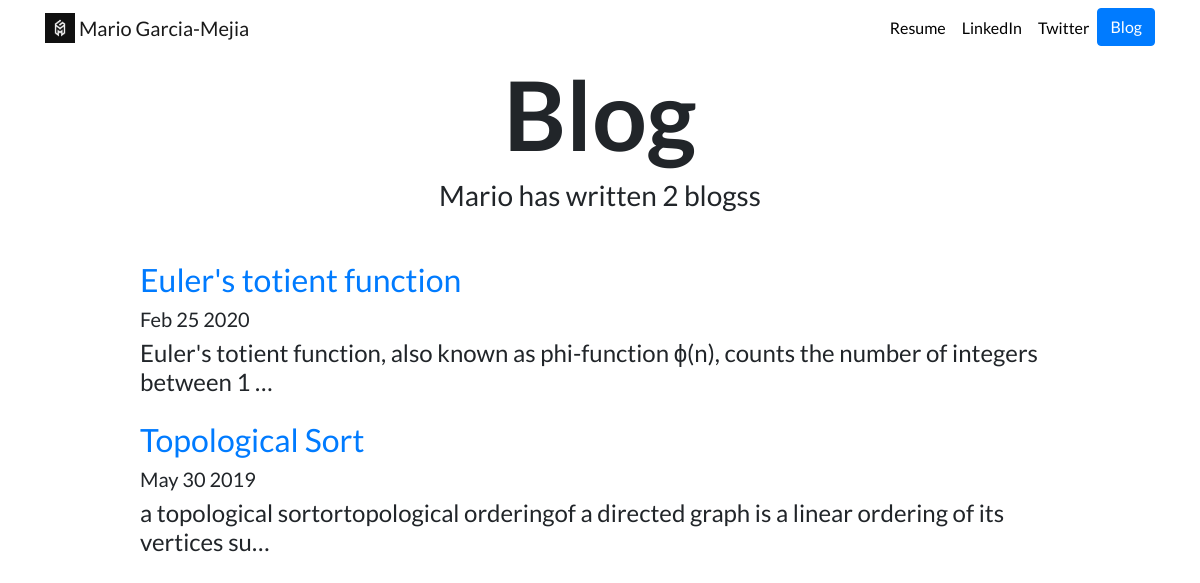
Screenshot of /blog/ with the database file from the repository.
### blog/models.py (models this page shows, shortened)
class Blog(models.Model):
    title = models.CharField(max_length = 200)
    description = models.CharField(max_length =250)
    date = models.DateField()

### blog/views.py (the view)
# urls.py: path('', views.all_blogs, name='all_blogs'),
def all_blogs(request):
    blogs = Blog.objects.order_by('-date')
    return render(request, 'blog/all_blogs.html',{'blogs':blogs})

### blog/templates/blog/all_blogs.html
<!DOCTYPE html>
{% extends 'portfolio/base.html' %}
{% load static %}
{% block content %}
<h1 id="blogtitle" class="font-weight-bold text-center">Blog</h1>
<h3 class="text-center mb-5">Mario has written {{blogs.count}} blogs{{ blogs.count|pluralize }} </h3>
{% for blog in blogs %}
<div class="row justify-content-center my-3">
    <div class="col-md-10">
        <a href="{% url 'blog:detail' blog.id %}">
            <h2>{{blog.title}}</h2>
        </a>
        <h5>{{blog.date|date:'M d Y'}}</h5>
        <h4>{{blog.description|striptags|truncatechars:100}}</h4>
    </div>
</div>
{% endfor %}
{% endblock %}

### portfolio/static/portfolio/navbar.css (style rules this page uses)
body { font-family: 'Lato', sans-serif; }
#blogtitle { font-size: 6rem; }

### rows the page displays
Blog: title "Euler's totient function", date "Feb 25 2020", description "Euler's totient function, also known as phi-function ϕ(n), counts the number of integers between 1 …"
Blog: title "Topological Sort", date "May 30 2019", description "a topological sortortopological orderingof a directed graph is a linear ordering of its vertices su…"

### other values shown
{{ blogs.count }} "2"
